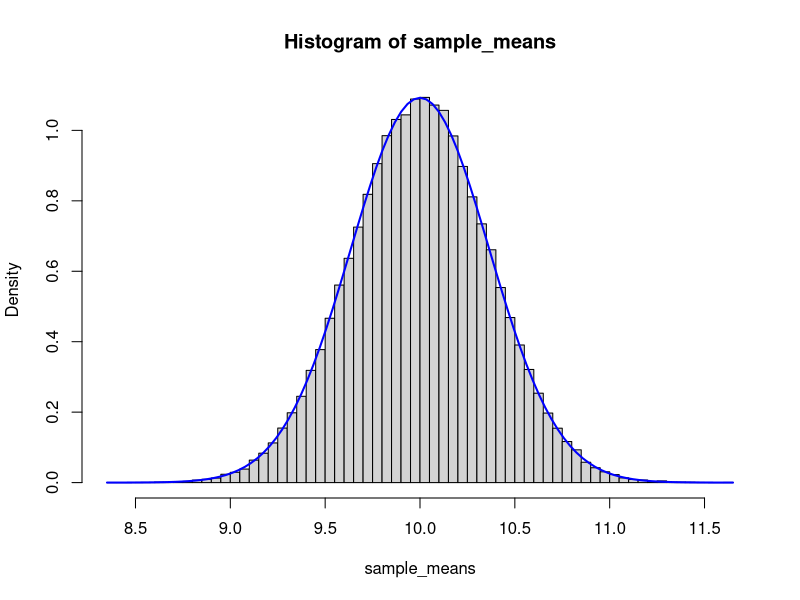
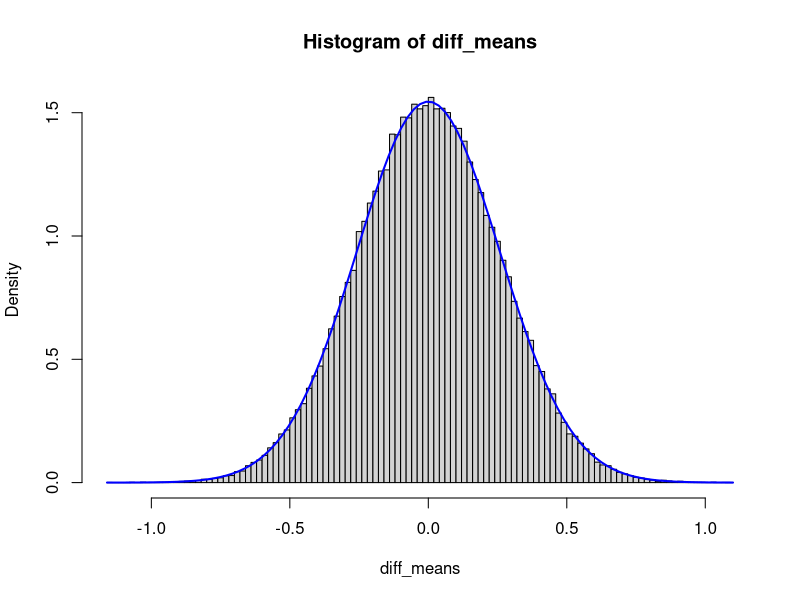
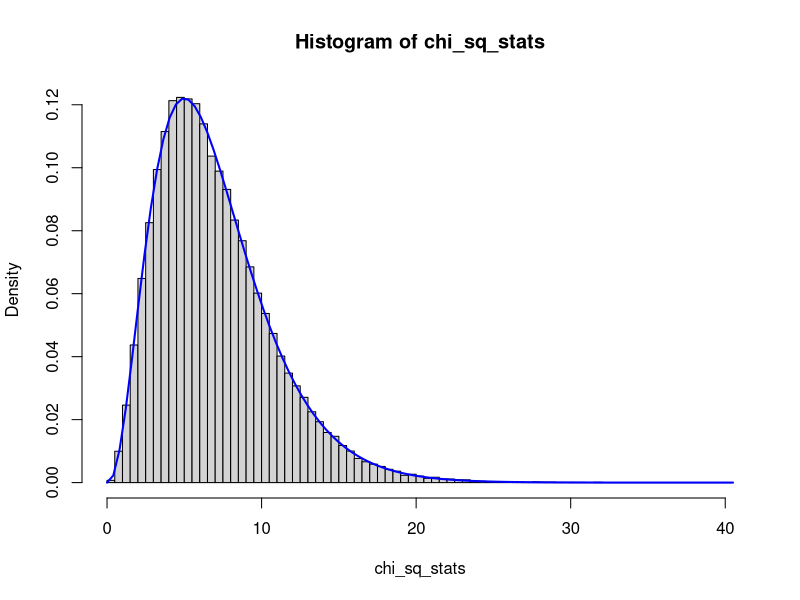
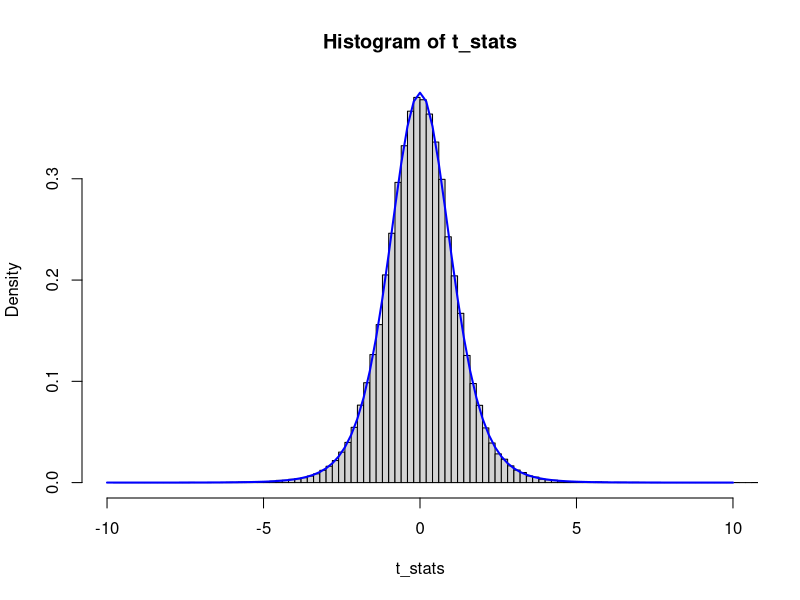
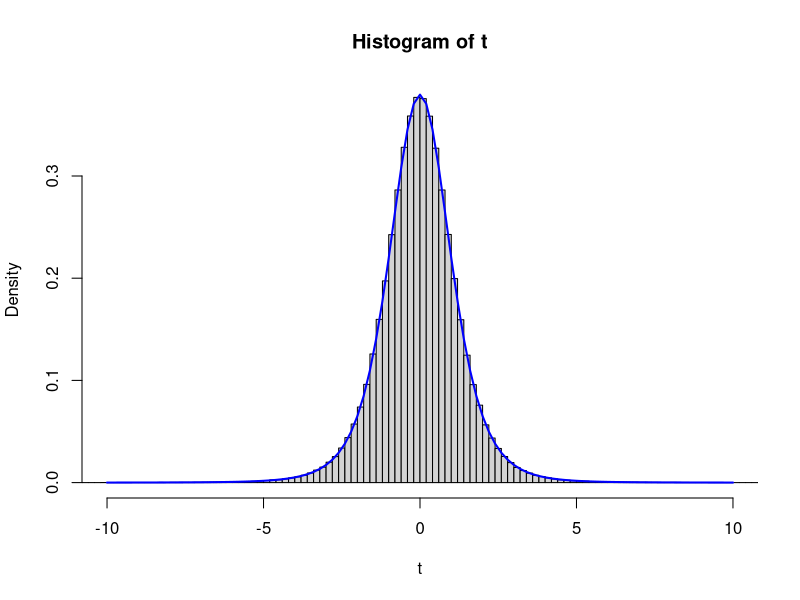
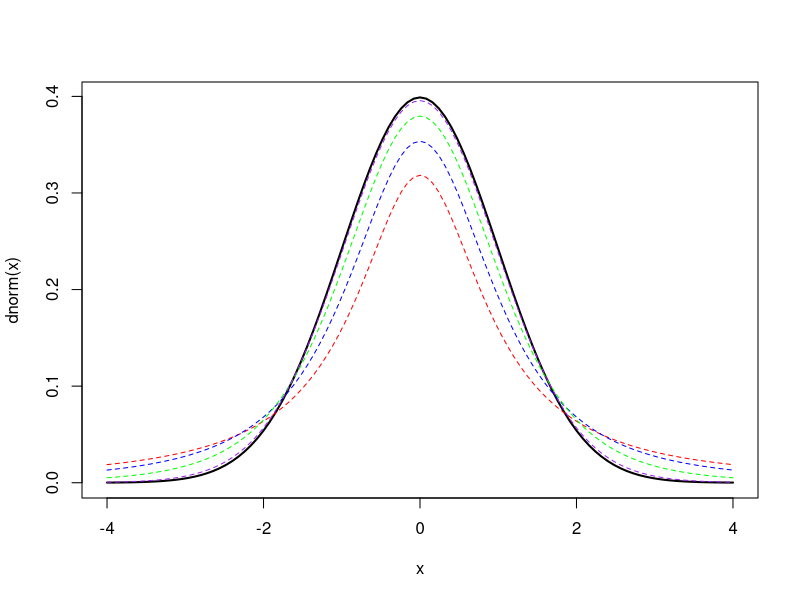
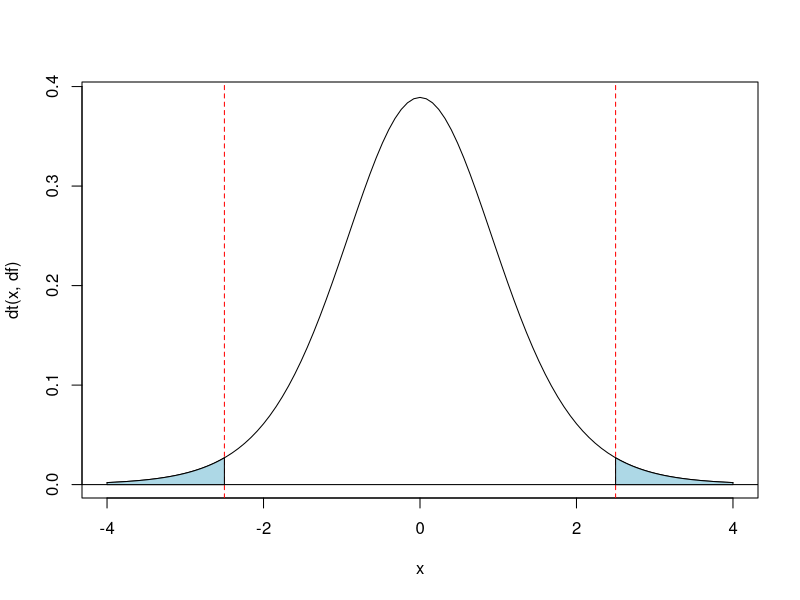
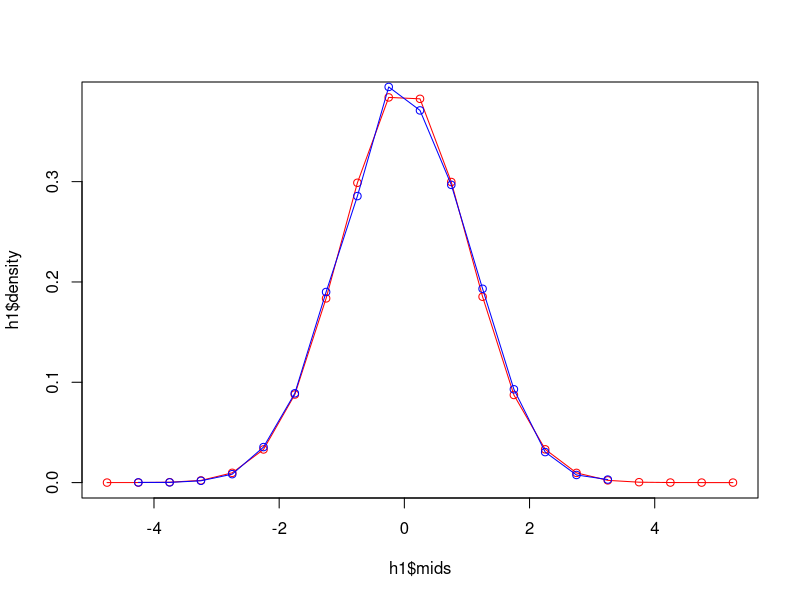

Source code (R) for these figures, in order:
if (F)
{
    rm(list = ls())
    setwd(dirname(rstudioapi::getActiveDocumentContext()$path))
    print(getwd())
}

# 1. For a single sample mean, we know that:
#     X̄ ~ N(μ, σ²/n)
#     → mean has normal distribution with the same mean and n-times smaller variance
#
# 2. For difference of means (under H₀: μ₁ = μ₂):
#     (X̄₁ - X̄₂) ~ N(0, σ₁²/n₁ + σ₂²/n₂)
#     → variance of differences equals: σ₁²/n₁ + σ₂²/n₂
#
# 3. Standardizing (dividing by standard error):
#     Z = (X̄₁ - X̄₂) / √(σ₁²/n₁ + σ₂²/n₂) ~ N(0,1)
#
# 4. We don't know σ₁ and σ₂, so we use variance estimators:
#     s² = Σ(Xᵢ - X̄)² / (n-1)
#     → such variable has chi-square distribution,
#       specifically (n-1)s²/σ² (here σ²=1) has chi-square distribution with (n-1) degrees of freedom
#
# 5. Substituting estimators:
#     t = (X̄₁ - X̄₂) / √(s₁²/n₁ + s₂²/n₂)
#     → such random variable has Student's t-distribution
#       because a normally distributed variable divided by square root of a
#       chi-square distributed variable (divided by degrees of freedom)
#       has t-distribution


# -------------------
# ad 1. X̄ ~ N(μ, σ²/n)
{
    n = 30
    pop_mean = 10
    pop_sd = 2
    sample_means = replicate(100000, mean(rnorm(n, pop_mean, pop_sd)))
    hist(sample_means, freq=FALSE, breaks = 100)
    curve(dnorm(x, pop_mean, pop_sd/sqrt(n)), add=TRUE, col="blue", lwd=2)
}


# -------------------
# ad 2. (X̄₁ - X̄₂) ~ N(0, σ₁²/n₁ + σ₂²/n₂)
{
    n = 30
    diff_means = replicate(100000, mean(rnorm(n)) - mean(rnorm(n)))
    hist(diff_means, freq=FALSE, breaks = 100)
    curve(dnorm(x, 0, sqrt(1/n + 1/n)), add=TRUE, col="blue", lwd=2)
}


# -------------------
# ad 4. (n-1)s²/σ² has chi-square distribution with (n-1) degrees of freedom
{
    n = 8
    chi_sq_stats = replicate( 100000, {
        x = rnorm(n)  # ~ N(0,1)
        (n-1)*var(x)/1  # (n-1)s²/σ², σ²=1
    })
    hist(chi_sq_stats, freq=FALSE, breaks=100)
    curve(dchisq(x, df=n-1), add=TRUE, col="blue", lwd=2)
}


# -------------------
# ad 5. (X̄₁ - X̄₂) / √(s₁²/n₁ + s₂²/n₂ has Student's t-distribution
{
    n = 8
    t_stats = replicate(100000, {
        x = rnorm(n)
        mean(x)/(sd(x)/sqrt(n))
    })
    hist(t_stats, freq=FALSE, breaks = 100, xlim = c(-10,10))
    curve(dt(x, df=n-1), add=TRUE, col="blue", lwd=2)
}


# -------------------
# ad 5b. normally distributed variable Z divided by square root of a
# chi-square distributed variable V (divided by degrees of freedom)
# has t-distribution t = Z/√(V/(n-1))
{
    n = 1000000
    df = 5
    Z = rnorm(n)
    V = rchisq(n, df)
    t = Z/sqrt(V/df)
    hist(t, freq=FALSE, breaks=250, xlim=c(-10,10))
    curve(dt(x, df=df), add=TRUE, col="blue", lwd=2)
}


# -------------------
# implementation of the two-group t-test
{
    my_ttest = function(x1, x2) {

        n1 = length(x1)
        n2 = length(x2)

        mean1 = mean(x1)
        mean2 = mean(x2)

        var1 = var(x1)
        var2 = var(x2)

        t_stat = (mean1 - mean2) / sqrt(var1/n1 + var2/n2)

        # degrees of freedom (Welch)
        df = (var1/n1 + var2/n2)^2 /
            ((var1^2/(n1^2*(n1-1))) + (var2^2/(n2^2*(n2-1))))

        p_val = 2*pt(-abs(t_stat), df=df)

        return(list(t_stat=t_stat, df=df, p_val=p_val))
    }

    x1 = rnorm(30, 10, 2)
    x2 = rnorm(30, 12, 2)

    print(t.test(x1, x2))
    print(my_ttest(x1, x2))
}



# -------------------
# with increasing degrees of freedom, the Student distribution becomes a normal distribution
{
    curve(dnorm(x), -4, 4, col="black", lwd=2)
    curve(dt(x, df=1), add=TRUE, col="red", lty=2)    # Cauchy'ego
    curve(dt(x, df=2), add=TRUE, col="blue", lty=2)
    curve(dt(x, df=5), add=TRUE, col="green", lty=2)
    curve(dt(x, df=30), add=TRUE, col="purple", lty=2)
}


# -------------------
# visualization of the distribution tails
{
    df = 10
    t_stat = 2.5

    curve(dt(x, df), from=-4, to=4)
    abline(v=c(-t_stat, t_stat), col="red", lty=2)
    abline(h=0)

    x = seq(-4, -abs(t_stat), length=100)
    polygon(c(x, rev(x)), c(dt(x, df), rep(0, length(x))), col="lightblue")
    x = seq(abs(t_stat), 4, length=100)
    polygon(c(x, rev(x)), c(dt(x, df), rep(0, length(x))), col="lightblue")

    # p-value
    p_value = 2 * pt(-abs(t_stat), df)
    print(paste("p-value =", p_value))
}



# -------------------
# a sample from a normal distribution has a normal distribution
{
    big = rnorm(1000000)
    sub = sample(big, 10000)

    h1  = hist(big, plot = F)
    h2 = hist(sub, plot = F)

    rgx = range(c(h1$mids, h2$mids));
    plot(h1$mids, h1$density, type='o', col='red', xlim = rgx)
    lines(h2$mids, h2$density, type='o', col='blue')

    sd(big)
    sd(sub)
}
